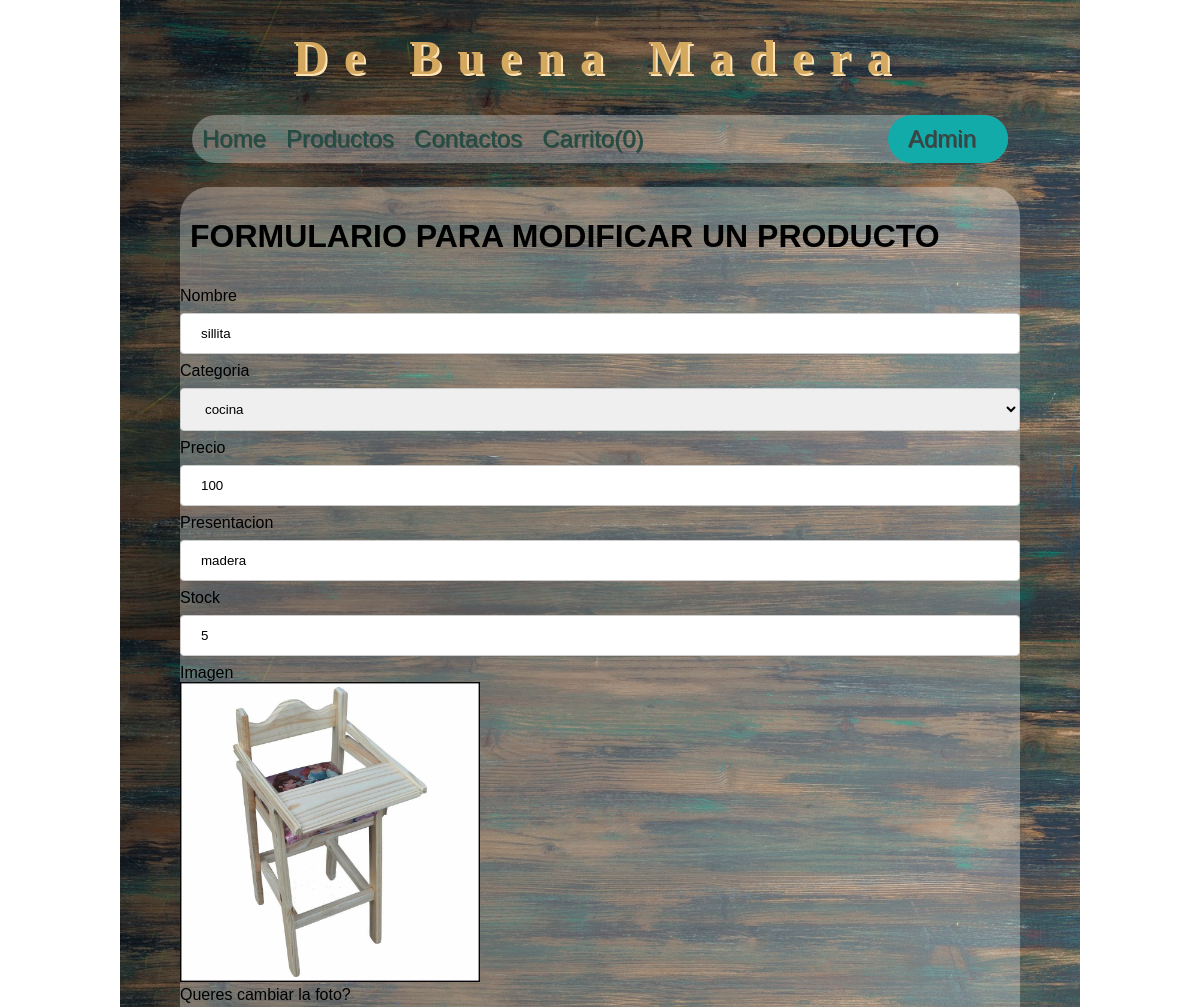
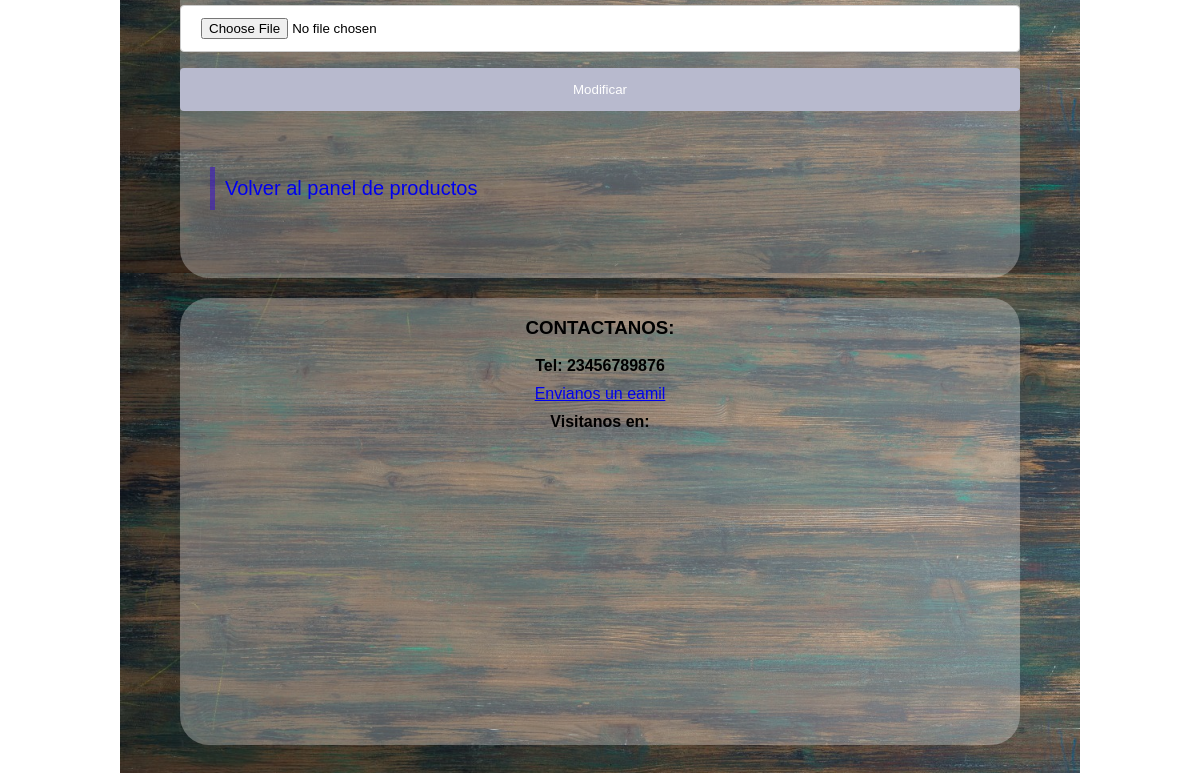
Screenshot of /formModificarProducto.php?idProducto=1 (signed in) with the database file from the repository (2 pictures, top to bottom).
### tables this page shows
CREATE TABLE `productos` (
  `idProducto` int(11) NOT NULL,
  `prdNombre` varchar(45) NOT NULL,
  `idCategoria` int(11) NOT NULL,
  `prdPrecio` double NOT NULL,
  `prdPresentacion` varchar(45) NOT NULL,
  `prdStock` int(11) NOT NULL,
  `cantidad` int(11) NOT NULL DEFAULT '1',
  `prdImagen` tinytext NOT NULL
);

CREATE TABLE `categorias` (
  `idCategoria` int(11) NOT NULL,
  `catNombre` varchar(30) NOT NULL
);

### class/Producto.php (called while the page is built, shortened)
<?php
class Producto
{
    public function verProductoPorId()
    {
        $idProducto = $_GET['idProducto'];
        $link = Conexion::conectar();
        $sql = "SELECT idProducto,
                    prdNombre,
                    p.idCategoria,
                    catNombre,
                    prdPrecio,
                    prdPresentacion,
                    prdStock,
                    prdImagen
               FROM productos p, categorias c
               WHERE p.idCategoria=c.idCategoria
               AND idProducto=" . $idProducto;
        $stmt = $link->prepare($sql);
        $stmt->execute();
        $producto = $stmt->fetch();
        return $producto;
    }
}

### formModificarProducto.php (the view, shortened to what this page needs)
<?php
$Producto = new Producto;
$producto = $Producto->verProductoPorId();
include 'includes/nav.php';
?>
<main>
    <div class="contenido">
        <h1>Formulario para modificar un producto</h1>
        <form action="modificarProducto.php" method="post" enctype="multipart/form-data">
            <label for="nom">Nombre</label>
            <br>
            <input type="text" id="nom" name="prdNombre" value="<?= $producto['prdNombre']; ?>" required>
            <br>
            <label for="cat">Categoria</label>
            <br>
            <select name="idCategoria" id="cat" required>
                <option value="<?= $producto['idCategoria']; ?>"><?= $producto['catNombre']; ?></option>
            </select>
            <br>
            <label for="precio">Precio</label>
            <br>
            <input type="number" id="precio" name="prdPrecio" value="<?= $producto['prdPrecio']; ?>" required>
            <br>
            <label for="presentacion">Presentacion</label>
            <br>
            <input type="text" id="presentacion" name="prdPresentacion" value="<?= $producto['prdPresentacion']; ?>" required>
            <br>
            <label for="stock">Stock</label>
            <br>
            <input type="number" id="stock" name="prdStock" value="<?= $producto['prdStock']; ?>" required>
            <br>
            <label for="img">Imagen</label>
            <br>
            <img src="images/productos/<?= $producto['prdImagen']; ?>" alt="<?= $producto['prdNombre']; ?>" style="width: 300px;" id="img">
            <br>
            <label for="newI">Queres cambiar la foto?</label>
            <input type="file" id="newI" name="prdImagen" value="$producto['prdImagen']" class="hiddenFile">
            <br>
            <input type="submit" value="Modificar">
        </form>
        <br>
        <a href="adminProductos.php" class="enlace">
            Volver al panel de productos
        </a>
        <br>
    </div>
</main>
<?php
include 'includes/footer.php';
?>

### css/style.css (style rules this page uses)
* { box-sizing: border-box; }
body { font-family: Arial, Helvetica, sans-serif; background-image: url("../images/fondo4.jpg"); background-size: 80%; background-repeat: repeat-y; background-position-x: center; margin: 0px auto; }
.header { text-align: center; font-size: 3rem; margin: 20px auto; padding: 0px auto; font-family: 'Times New Roman', Times, serif; letter-spacing: 1rem; max-width: 85%; color: rgb(212, 169, 95); text-shadow: 2px 2px moccasin; }
div.contenido { display: block; width: 70%; margin-left: 15%; margin-right: 15%; background-color: rgba(250, 250, 250, 0.3); border-radius: 29px; overflow: auto; margin-top: 20px; padding-bottom: 20px; }
h1, h2 { padding: 10px; }
h1, h3, h4::first-letter { text-transform: uppercase; }
a::first-letter { text-transform: uppercase; }
.enlace { padding: 10px; margin: 30px; margin-top: 30px; text-decoration: none; display: block; font-size: 20px; border-left: 5px solid rgba(55, 11, 212, 0.5); }
input[type=text], input[type=password], input[type=email], input[type=number] { width: 100%; padding: 12px 20px; margin: 8px 0; display: inline-block; border: 1px solid #ccc; border-radius: 4px; box-sizing: border-box; text-transform: initial; }
input::first-letter { text-transform: uppercase; }
select { width: 100%; padding: 12px 20px; margin: 8px 0; display: inline-block; border: 1px solid #ccc; border-radius: 4px; box-sizing: border-box; }
input[type=submit] { width: 100%; background-color: #b8bace; color: white; padding: 14px 20px; margin: 8px 0; border: none; border-radius: 4px; cursor: pointer; }
input[type="file" i] { width: 100%; padding: 12px 20px; margin: 8px 0; display: inline-block; border: 1px solid #ccc; border-radius: 4px; box-sizing: border-box; text-transform: initial; background-color: white; }

### rows the page displays
productos: prdNombre "sillita", idCategoria "cocina", prdPrecio "100", prdPresentacion "madera", prdStock "5", prdImagen+prdNombre (picture)

### other values shown
$_SESSION['administrador'] "Admin"
